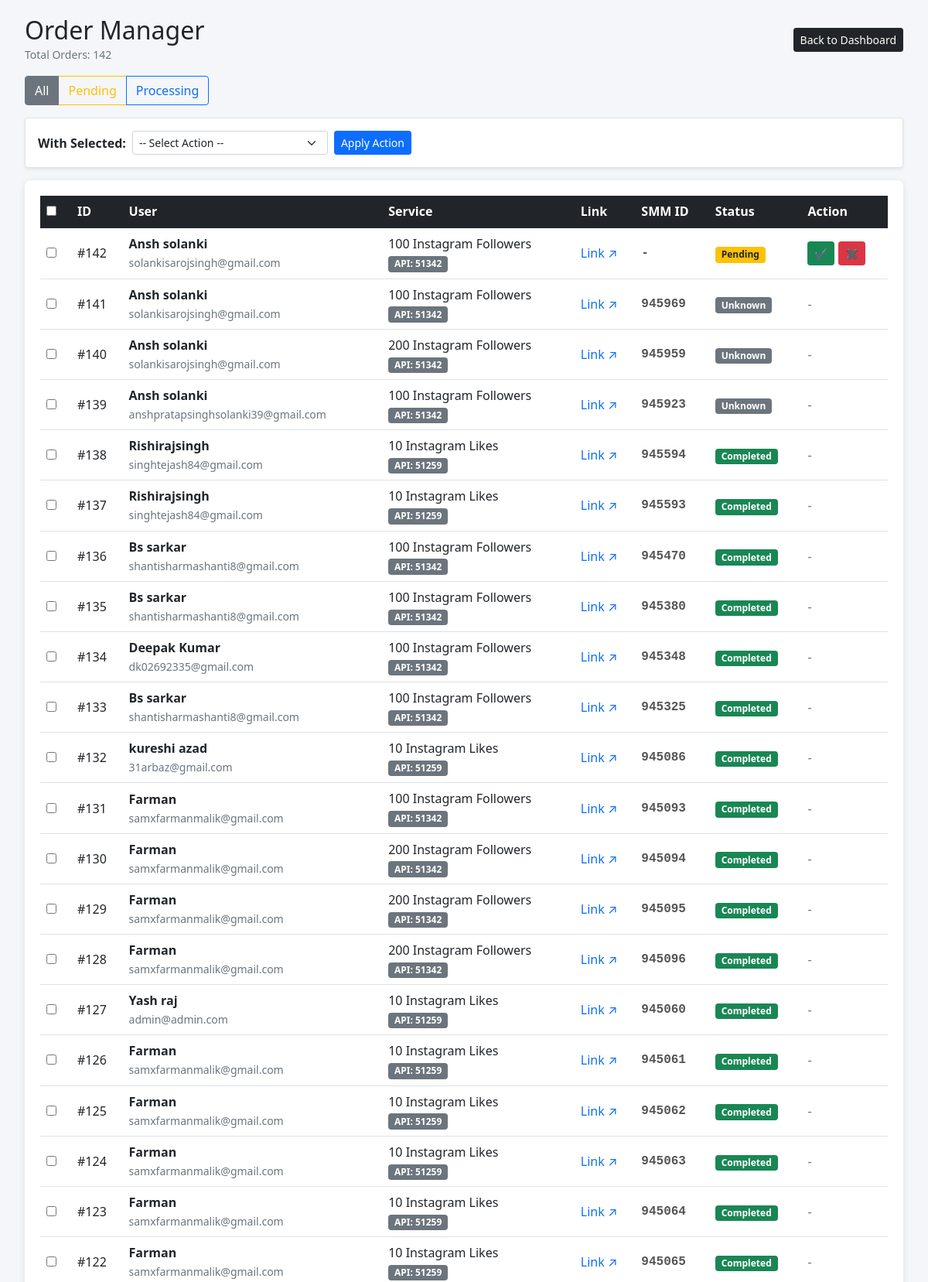
The page /admin/orders.php (upper part) on the database its author committed.
### tables this page shows
CREATE TABLE `orders` (
  `id` int(11) NOT NULL,
  `user_id` int(11) NOT NULL,
  `service_id` int(11) NOT NULL,
  `link` varchar(255) NOT NULL,
  `cost` int(11) DEFAULT 0,
  `smm_order_id` varchar(50) DEFAULT NULL,
  `status` enum('pending','completed','error') NOT NULL DEFAULT 'pending',
  `response_log` text DEFAULT NULL,
  `created_at` timestamp NOT NULL DEFAULT current_timestamp(),
  `api_order_id` int(11) DEFAULT NULL,
  `remains` int(11) DEFAULT 0,
  `is_manual_approved` tinyint(1) DEFAULT 0
);

CREATE TABLE `users` (
  `id` int(11) NOT NULL,
  `name` varchar(100) NOT NULL,
  `whatsapp` varchar(20) NOT NULL,
  `email` varchar(100) NOT NULL,
  `password` varchar(255) NOT NULL,
  `coins` int(11) DEFAULT 0,
  `referral_code` varchar(20) NOT NULL,
  `referred_by` int(11) DEFAULT NULL,
  `created_at` timestamp NOT NULL DEFAULT current_timestamp(),
  `spins_left` int(11) DEFAULT 5,
  `last_spin_time` datetime DEFAULT NULL,
  `ip_address` varchar(45) DEFAULT NULL,
  `device_fingerprint` varchar(100) DEFAULT NULL,
  `is_banned` tinyint(1) DEFAULT 0,
  `last_checkin` date DEFAULT NULL
);

CREATE TABLE `services` (
  `id` int(11) NOT NULL,
  `smm_service_id` int(11) NOT NULL,
  `name` varchar(255) NOT NULL,
  `category` varchar(100) DEFAULT 'General',
  `type` enum('likes','followers') NOT NULL,
  `quantity` int(11) NOT NULL,
  `cost_coins` int(11) NOT NULL,
  `active` tinyint(1) NOT NULL DEFAULT 1,
  `api_service_id` int(11) DEFAULT NULL,
  `min_qty` int(11) DEFAULT 100,
  `max_qty` int(11) DEFAULT 10000
);

### admin/orders.php (the view, shortened to what this page needs)
<?php
require_once '../config/db.php';
$limit = 50;
$page = isset($_GET['page']) ? max(1, intval($_GET['page'])) : 1;
$offset = ($page - 1) * $limit;
$status_filter = isset($_GET['status']) ? $_GET['status'] : 'all';
$where_sql = "";
$params = [];
$sql = "SELECT o.*, u.name as user_name, u.email as user_email, s.name as service_name, s.api_service_id
        FROM orders o
        LEFT JOIN users u ON o.user_id = u.id
        LEFT JOIN services s ON o.service_id = s.id
        $where_sql
        ORDER BY o.id DESC LIMIT $limit OFFSET $offset";
$stmt = $pdo->prepare($sql);
$stmt->execute($params);
$orders = $stmt->fetchAll();
$countStmt = $pdo->prepare("SELECT COUNT(*) FROM orders o $where_sql");
$countStmt->execute($params);
$total_rows = $countStmt->fetchColumn();
?>
<!DOCTYPE html>
<html>
<head>
    <link href="https://cdn.jsdelivr.net/npm/bootstrap@5.1.3/dist/css/bootstrap.min.css" rel="stylesheet">
</head>
<body>
<div class="container-fluid">
    <div class="d-flex justify-content-between align-items-center mb-3">
        <div>
            <h2 class="mb-0">Order Manager</h2>
            <small class="text-muted">Total Orders: <?php echo $total_rows; ?></small>
        </div>
        <div>
            <a href="index.php" class="btn btn-dark btn-sm">Back to Dashboard</a>
        </div>
    </div>
    <div class="mb-3 d-flex justify-content-between">
        <div class="btn-group">
            <a href="?status=all" class="btn btn-outline-secondary <?php echo $status_filter=='all'?'active':''; ?>">All</a>
            <a href="?status=pending" class="btn btn-outline-warning <?php echo $status_filter=='pending'?'active':''; ?>">Pending</a>
            <a href="?status=processing" class="btn btn-outline-primary <?php echo $status_filter=='processing'?'active':''; ?>">Processing</a>
        </div>
    </div>
    <form method="POST">
        <div class="mb-3 p-3 bg-white border rounded shadow-sm d-flex align-items-center gap-2">
            <span class="fw-bold">With Selected:</span>
            <select name="bulk_action" class="form-select form-select-sm" style="width: auto;" required>
                <option value="" disabled selected>-- Select Action --</option>
            </select>
            <button type="submit" class="btn btn-primary btn-sm" onclick="return confirm('Are you sure you want to perform this bulk action?');">
                Apply Action
            </button>
        </div>
        <div class="table-container">
            <table class="table table-hover align-middle">
                <thead class="table-dark">
                    <tr>
                        <th width="40"><input type="checkbox" onclick="toggleAll(this)"></th>
                        <th>ID</th>
                        <th>User</th>
                        <th>Service</th>
                        <th>Link</th>
                        <th>SMM ID</th>
                        <th>Status</th>
                        <th>Action</th>
                    </tr>
                </thead>
                <tbody>
                    <?php foreach($orders as $o): ?>
                    <tr>
                        <td>
                            <input type="checkbox" name="order_ids[]" value="<?php echo $o['id']; ?>">
                        </td>
                        <td>#<?php echo $o['id']; ?></td>
                        <td>
                            <strong><?php echo htmlspecialchars($o['user_name']); ?></strong><br>
                            <small class="text-muted"><?php echo htmlspecialchars($o['user_email']); ?></small>
                        </td>
                        <td>
                            <?php echo htmlspecialchars($o['service_name']); ?>
                            <br><span class="badge bg-secondary">API: <?php echo $o['api_service_id']; ?></span>
                        </td>
                        <td>
                            <a href="<?php echo htmlspecialchars($o['link']); ?>" target="_blank" class="text-decoration-none">Link ↗</a>
                        </td>
                        <td class="smm-id">
                            <?php echo $o['api_order_id'] ? $o['api_order_id'] : '-'; ?>
                        </td>
                        <td>
                            <?php
                                $status = !empty($o['status']) ? strtolower($o['status']) : 'unknown';
                                $badgeClass = 'bg-secondary';
                                if(strpos($status, 'pend') !== false) $badgeClass = 'bg-warning text-dark';
                                if(strpos($status, 'complete') !== false) $badgeClass = 'bg-success';
                            ?>
                            <span class="badge <?php echo $badgeClass; ?>">
                                <?php echo ucfirst($status); ?>
                            </span>
                        </td>
                        <td>
                            <?php if($status == 'pending' && empty($o['api_order_id'])): ?>
                                <a href="order_action.php?id=<?php echo $o['id']; ?>&action=approve" class="btn btn-success btn-sm">✔</a>
                                <a href="order_action.php?id=<?php echo $o['id']; ?>&action=reject" class="btn btn-danger btn-sm" onclick="return confirm('Refund?');">✖</a>
                            <?php else: ?>
                                <span class="text-muted">-</span>
                            <?php endif; ?>
                        </td>
                    </tr>
                    <?php endforeach; ?>
                </tbody>
            </table>
        </div>
    </form>
</div>
</body>
</html>

### admin/orders.php (style rules this page uses)
body { background-color: #f4f6f9; padding: 20px; }
.table-container { background: white; padding: 20px; border-radius: 8px; box-shadow: 0 2px 10px rgba(0,0,0,0.1); }
.smm-id { font-family: monospace; font-weight: bold; color: #555; }

### rows shown on the page
orders: id "142", user.name "Ansh solanki", user.email "solankisarojsingh@gmail.com", service.name "100 Instagram Followers", service.api_service_id "51342", status "Pending"
orders: id "141", user.name "Ansh solanki", user.email "solankisarojsingh@gmail.com", service.name "100 Instagram Followers", service.api_service_id "51342", api_order "945969", status "Unknown"
orders: id "140", user.name "Ansh solanki", user.email "solankisarojsingh@gmail.com", service.name "200 Instagram Followers", service.api_service_id "51342", api_order "945959", status "Unknown"
orders: id "139", user.name "Ansh solanki", user.email "anshpratapsinghsolanki39@gmail.com", service.name "100 Instagram Followers", service.api_service_id "51342", api_order "945923", status "Unknown"
orders: id "138", user.name "Rishirajsingh", user.email "singhtejash84@gmail.com", service.name "10 Instagram Likes", service.api_service_id "51259", api_order "945594", status "Completed"
orders: id "137", user.name "Rishirajsingh", user.email "singhtejash84@gmail.com", service.name "10 Instagram Likes", service.api_service_id "51259", api_order "945593", status "Completed"
orders: id "136", user.name "Bs sarkar", user.email "shantisharmashanti8@gmail.com", service.name "100 Instagram Followers", service.api_service_id "51342", api_order "945470", status "Completed"
orders: id "135", user.name "Bs sarkar", user.email "shantisharmashanti8@gmail.com", service.name "100 Instagram Followers", service.api_service_id "51342", api_order "945380", status "Completed"
orders: id "134", user.name "Deepak Kumar", user.email "dk02692335@gmail.com", service.name "100 Instagram Followers", service.api_service_id "51342", api_order "945348", status "Completed"
orders: id "133", user.name "Bs sarkar", user.email "shantisharmashanti8@gmail.com", service.name "100 Instagram Followers", service.api_service_id "51342", api_order "945325", status "Completed"
orders: id "132", user.name "kureshi azad", user.email "31arbaz@gmail.com", service.name "10 Instagram Likes", service.api_service_id "51259", api_order "945086", status "Completed"
orders: id "131", user.name "Farman", user.email "samxfarmanmalik@gmail.com", service.name "100 Instagram Followers", service.api_service_id "51342", api_order "945093", status "Completed"
orders: id "130", user.name "Farman", user.email "samxfarmanmalik@gmail.com", service.name "200 Instagram Followers", service.api_service_id "51342", api_order "945094", status "Completed"
orders: id "129", user.name "Farman", user.email "samxfarmanmalik@gmail.com", service.name "200 Instagram Followers", service.api_service_id "51342", api_order "945095", status "Completed"
orders: id "128", user.name "Farman", user.email "samxfarmanmalik@gmail.com", service.name "200 Instagram Followers", service.api_service_id "51342", api_order "945096", status "Completed"
orders: id "127", user.name "Yash raj", user.email "admin@admin.com", service.name "10 Instagram Likes", service.api_service_id "51259", api_order "945060", status "Completed"
orders: id "126", user.name "Farman", user.email "samxfarmanmalik@gmail.com", service.name "10 Instagram Likes", service.api_service_id "51259", api_order "945061", status "Completed"
orders: id "125", user.name "Farman", user.email "samxfarmanmalik@gmail.com", service.name "10 Instagram Likes", service.api_service_id "51259", api_order "945062", status "Completed"
orders: id "124", user.name "Farman", user.email "samxfarmanmalik@gmail.com", service.name "10 Instagram Likes", service.api_service_id "51259", api_order "945063", status "Completed"
orders: id "123", user.name "Farman", user.email "samxfarmanmalik@gmail.com", service.name "10 Instagram Likes", service.api_service_id "51259", api_order "945064", status "Completed"
orders: id "122", user.name "Farman", user.email "samxfarmanmalik@gmail.com", service.name "10 Instagram Likes", service.api_service_id "51259", api_order "945065", status "Completed"

### other values the page prints
$total_rows "142"
